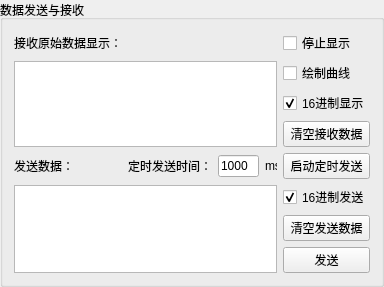
     <widget class="QGroupBox" name="groupBox_3">
      <property name="title">
       <string>数据发送与接收</string>
      </property>
      <layout class="QGridLayout" name="gridLayout">
       <item row="0" column="0">
        <widget class="QLabel" name="label_5">
         <property name="text">
          <string>接收原始数据显示：</string>
         </property>
        </widget>
       </item>
       <item row="0" column="2">
        <widget class="QCheckBox" name="checkBoxStopShow">
         <property name="text">
          <string>停止显示</string>
         </property>
         <property name="checked">
          <bool>false</bool>
         </property>
        </widget>
       </item>
       <item row="1" column="0" rowspan="3" colspan="2">
        <widget class="QTextBrowser" name="Rectext">
         <property name="palette">
          <palette>
           <active>
            <colorrole role="Button">
             <brush brushstyle="SolidPattern">
              <color alpha="255">
               <red>63</red>
               <green>63</green>
               <blue>70</blue>
              </color>
             </brush>
            </colorrole>
            <colorrole role="ButtonText">
             <brush brushstyle="SolidPattern">
              <color alpha="255">
               <red>255</red>
               <green>255</green>
               <blue>255</blue>
              </color>
             </brush>
            </colorrole>
           </active>
           <inactive>
            <colorrole role="Button">
             <brush brushstyle="SolidPattern">
              <color alpha="255">
               <red>63</red>
               <green>63</green>
               <blue>70</blue>
              </color>
             </brush>
            </colorrole>
            <colorrole role="ButtonText">
             <brush brushstyle="SolidPattern">
              <color alpha="255">
               <red>255</red>
               <green>255</green>
               <blue>255</blue>
              </color>
             </brush>
            </colorrole>
           </inactive>
           <disabled>
            <colorrole role="Button">
             <brush brushstyle="SolidPattern">
              <color alpha="255">
               <red>63</red>
               <green>63</green>
               <blue>70</blue>
              </color>
             </brush>
            </colorrole>
            <colorrole role="ButtonText">
             <brush brushstyle="SolidPattern">
              <color alpha="255">
               <red>45</red>
               <green>45</green>
               <blue>48</blue>
              </color>
             </brush>
            </colorrole>
           </disabled>
          </palette>
         </property>
         <property name="readOnly">
          <bool>true</bool>
         </property>
        </widget>
       </item>
       <item row="1" column="2">
        <widget class="QCheckBox" name="checkBoxPlot">
         <property name="text">
          <string>绘制曲线</string>
         </property>
        </widget>
       </item>
       <item row="2" column="2">
        <widget class="QCheckBox" name="checkBoxHexShow">
         <property name="text">
          <string>16进制显示</string>
         </property>
         <property name="checked">
          <bool>true</bool>
         </property>
        </widget>
       </item>
       <item row="3" column="2">
        <widget class="QPushButton" name="clearRecButton">
         <property name="text">
          <string>清空接收数据</string>
         </property>
        </widget>
       </item>
       <item row="4" column="0">
        <widget class="QLabel" name="label_6">
         <property name="text">
          <string>发送数据：</string>
         </property>
        </widget>
       </item>
       <item row="4" column="1">
        <layout class="QHBoxLayout" name="horizontalLayout_2">
         <item>
          <widget class="QLabel" name="label_10">
           <property name="text">
            <string>定时发送时间：</string>
           </property>
          </widget>
         </item>
         <item>
          <widget class="QLineEdit" name="lineEditSendTimeout">
           <property name="maximumSize">
            <size>
             <width>41</width>
             <height>16777215</height>
            </size>
           </property>
           <property name="palette">
            <palette>
             <active>
              <colorrole role="Text">
               <brush brushstyle="SolidPattern">
                <color alpha="255">
                 <red>0</red>
                 <green>0</green>
                 <blue>0</blue>
                </color>
               </brush>
              </colorrole>
             </active>
             <inactive>
              <colorrole role="Text">
               <brush brushstyle="SolidPattern">
                <color alpha="255">
                 <red>0</red>
                 <green>0</green>
                 <blue>0</blue>
                </color>
               </brush>
              </colorrole>
             </inactive>
             <disabled>
              <colorrole role="Text">
               <brush brushstyle="SolidPattern">
                <color alpha="255">
                 <red>120</red>
                 <green>120</green>
                 <blue>120</blue>
                </color>
               </brush>
              </colorrole>
             </disabled>
            </palette>
           </property>
           <property name="toolTip">
            <string>定时发送时间</string>
           </property>
           <property name="accessibleName">
            <string/>
           </property>
           <property name="accessibleDescription">
            <string>时间/ms</string>
           </property>
           <property name="text">
            <string>1000</string>
           </property>
           <property name="placeholderText">
            <string>时间/ms</string>
           </property>
          </widget>
         </item>
         <item>
          <widget class="QLabel" name="label_9">
           <property name="maximumSize">
            <size>
             <width>12</width>
             <height>20</height>
            </size>
           </property>
           <property name="text">
            <string>ms</string>
           </property>
          </widget>
         </item>
        </layout>
       </item>
       <item row="5" column="0" rowspan="3" colspan="2">
        <widget class="QTextEdit" name="Sendtext">
         <property name="readOnly">
          <bool>false</bool>
         </property>
        </widget>
       </item>
       <item row="5" column="2">
        <widget class="QCheckBox" name="checkBoxHexSend">
         <property name="text">
          <string>16进制发送</string>
         </property>
         <property name="checked">
          <bool>true</bool>
         </property>
        </widget>
       </item>
       <item row="6" column="2">
        <widget class="QPushButton" name="clearSendButton">
         <property name="text">
          <string>清空发送数据</string>
         </property>
        </widget>
       </item>
       <item row="7" column="2">
        <widget class="QPushButton" name="SendButton">
         <property name="text">
          <string>发送</string>
         </property>
        </widget>
       </item>
       <item row="4" column="2">
        <widget class="QPushButton" name="pushButtonTimeSend">
         <property name="text">
          <string>启动定时发送</string>
         </property>
        </widget>
       </item>
      </layout>
     </widget>
